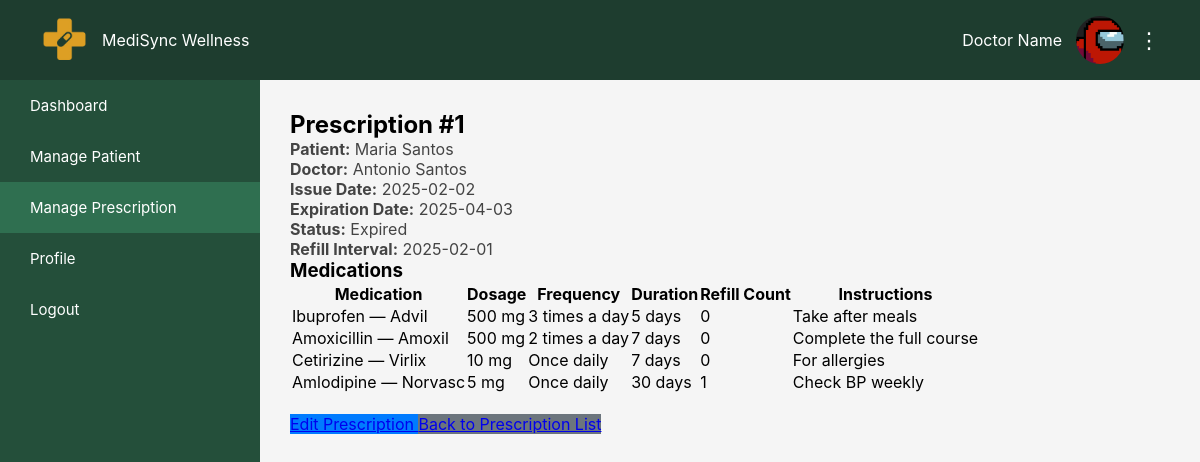
/backend/doctor/view_patient_prescription.php?id=1, run on the app's committed database.
### tables this page shows
CREATE TABLE `prescription` (
  `prescriptionID` int(11) NOT NULL,
  `medicationID` int(11) NOT NULL,
  `patientID` int(11) NOT NULL,
  `issueDate` date NOT NULL,
  `expirationDate` date NOT NULL,
  `refillInterval` date NOT NULL,
  `status` text NOT NULL,
  `doctorID` int(11) NOT NULL
);

CREATE TABLE `patient` (
  `patientID` int(11) NOT NULL,
  `firstName` text NOT NULL,
  `lastName` text NOT NULL,
  `birthDate` date NOT NULL,
  `gender` text NOT NULL,
  `contactNumber` int(11) NOT NULL,
  `address` text NOT NULL,
  `email` text NOT NULL,
  `doctorID` int(11) NOT NULL,
  `healthCondition` text DEFAULT NULL,
  `allergies` text DEFAULT NULL,
  `currentMedication` text DEFAULT NULL,
  `knownDiseases` text DEFAULT NULL
);

CREATE TABLE `doctor` (
  `doctorID` int(11) NOT NULL,
  `firstName` text NOT NULL,
  `lastName` text NOT NULL,
  `specialization` text NOT NULL,
  `licenseNumber` int(11) NOT NULL,
  `email` text NOT NULL,
  `clinicAddress` text NOT NULL,
  `status` enum('active','pending') NOT NULL DEFAULT 'pending'
);

CREATE TABLE `prescriptionitem` (
  `doctorID` int(11) NOT NULL,
  `prescriptionItemID` int(11) NOT NULL,
  `prescriptionID` int(11) NOT NULL,
  `medicationID` int(11) UNSIGNED NOT NULL,
  `dosage` text NOT NULL,
  `frequency` text NOT NULL,
  `duration` text NOT NULL,
  `prescribed_amount` int(11) NOT NULL,
  `refill_count` int(11) NOT NULL,
  `instructions` text NOT NULL
);

CREATE TABLE `medication` (
  `medicationID` int(11) UNSIGNED NOT NULL,
  `genericName` text NOT NULL,
  `brandName` text NOT NULL,
  `form` text NOT NULL,
  `strength` int(11) NOT NULL,
  `manufacturer` text NOT NULL,
  `stock` int(11) DEFAULT NULL
);

### backend/doctor/view_patient_prescription.php (the view, shortened to what this page needs)
<?php
include('../includes/db_connect.php');
$activePage = 'prescriptions';
$prescriptionID = intval($_GET['id'] ?? 0);
$sql = "
    SELECT p.*,
           pat.firstName AS patientFirst, pat.lastName AS patientLast,
           d.firstName AS doctorFirst, d.lastName AS doctorLast
    FROM prescription p
    LEFT JOIN patient pat ON pat.patientID = p.patientID
    LEFT JOIN doctor d ON d.doctorID = p.doctorID
    WHERE p.prescriptionID = ?
";
$stmt = $conn->prepare($sql);
$stmt->bind_param("i", $prescriptionID);
$stmt->execute();
$pres = $stmt->get_result()->fetch_assoc();
$itemSQL = "
    SELECT pi.*, m.genericName, m.brandName
    FROM prescriptionitem pi
    LEFT JOIN medication m ON m.medicationID = pi.medicationID
    WHERE pi.prescriptionID = ?
";
$items = $conn->prepare($itemSQL);
$items->bind_param("i", $prescriptionID);
$items->execute();
$medList = $items->get_result();
?>
    <div class="card">
        <h2>Prescription #<?= htmlspecialchars($prescriptionID) ?></h2>
        <p><strong>Patient:</strong>
            <?= htmlspecialchars($pres['patientFirst'] . " " . $pres['patientLast']) ?>
        </p>
        <p><strong>Doctor:</strong>
            <?= htmlspecialchars($pres['doctorFirst'] . " " . $pres['doctorLast']) ?>
        </p>
        <p><strong>Issue Date:</strong> <?= htmlspecialchars($pres['issueDate']) ?></p>
        <p><strong>Expiration Date:</strong> <?= htmlspecialchars($pres['expirationDate']) ?></p>
        <p><strong>Status:</strong> <?= htmlspecialchars($pres['status']) ?></p>
        <p><strong>Refill Interval:</strong>
            <?= htmlspecialchars($pres['refillInterval']) ?>
        </p>
    </div>
    <div class="card">
        <h3>Medications</h3>
        <table>
            <thead>
            <tr>
                <th>Medication</th>
                <th>Dosage</th>
                <th>Frequency</th>
                <th>Duration</th>
                <th>Refill Count</th>
                <th>Instructions</th>
            </tr>
            </thead>
            <tbody>
            <?php while ($m = $medList->fetch_assoc()): ?>
                <tr>
                    <td>
                        <?= htmlspecialchars($m['genericName']) ?> —
                        <?= htmlspecialchars($m['brandName']) ?>
                    </td>
                    <td><?= htmlspecialchars($m['dosage']) ?></td>
                    <td><?= htmlspecialchars($m['frequency']) ?></td>
                    <td><?= htmlspecialchars($m['duration']) ?></td>
                    <td><?= intval($m['refill_count']) ?></td>
                    <td><?= nl2br(htmlspecialchars($m['instructions'])) ?></td>
                </tr>
            <?php endwhile; ?>
            </tbody>
        </table>
        <br>
        <a href="edit_prescription.php?id=<?= $prescriptionID ?>" class="btn" style="background:#007bff;">
            Edit Prescription
        </a>
        <a href="view_prescription.php" class="btn" style="background:#6c757d;">
            Back to Prescription List
        </a>
    </div>
<?php
$content = ob_get_clean();
include('doctor_standard.php');
?>

### backend/doctor/doctor_standard.php (shortened to what this page needs)
<?php
$doctor_name = $_SESSION['doctor_name'] ?? "Doctor Name";
$activePage = $activePage ?? 'dashboard';
?>
<!DOCTYPE html>
<html lang="en">
<head>
    <link rel="stylesheet" href="../assets/css/layout_standard.css" />
</head>
<body>
<header class="top-navbar">
    <div class="logo">
        <img src="../assets/images/orange_logo.png" alt="Logo" />
        <span>MediSync Wellness</span>
    </div>
    <div class="profile">
        <span><?php echo htmlspecialchars($doctor_name); ?></span>
        <img src="../assets/images/user.png" class="avatar" alt="Profile">
        <div class="menu-icon">⋮</div>
    </div>
</header>
<aside class="sidebar">
    <ul>
        <li class="<?= ($activePage == 'dashboard') ? 'active' : ''; ?>">
            <a href="dashboard.php">Dashboard</a>
        </li>
        <li class="<?= ($activePage == 'patients') ? 'active' : ''; ?>">
            <a href="patients.php">Manage Patient</a>
        </li>
        <li class="<?= ($activePage == 'prescriptions') ? 'active' : ''; ?>">
            <a href="view_prescription.php">Manage Prescription</a>
        </li>
        <li class="<?= ($activePage == 'profile') ? 'active' : ''; ?>">
            <a href="profile.php">Profile</a>
        </li>
        <li>
            <a href="../logout.php">Logout</a>
        </li>
    </ul>
</aside>
<main class="content">
    <?= isset($content) ? $content : "<h1>Welcome</h1><p>Select an option from the sidebar.</p>"; ?>
</main>
</body>
</html>

### frontend/css/layout_standard.css (style rules this page uses)
* { margin: 0; padding: 0; box-sizing: border-box; font-family: "Inter", sans-serif; }
body { display: flex; background: #f5f5f5; }
.top-navbar { width: 100%; height: 80px; background: #1e3d2f; color: white; display: flex; justify-content: space-between; align-items: center; padding: 0 40px; position: fixed; top: 0; left: 0; z-index: 100; }
.top-navbar .logo { display: flex; align-items: center; gap: 12px; }
.top-navbar .logo img { width: 50px; height: auto; }
.profile { display: flex; align-items: center; gap: 14px; }
.profile .avatar { width: 48px; height: 48px; border-radius: 50%; object-fit: cover; }
.menu-icon { font-size: 22px; cursor: pointer; }
.sidebar { width: 260px; height: 100vh; background: #244f3a; position: fixed; top: 80px; left: 0; }
.sidebar ul { list-style: none; }
.sidebar li { padding: 16px 30px; transition: background 0.25s ease; }
.sidebar li a { color: white; text-decoration: none; font-size: 15px; display: block; }
.sidebar li.active, .sidebar li:hover { background: #2f6f50; }
.content { margin-left: 260px; margin-top: 80px; padding: 30px; width: calc(100% - 260px); min-height: 100vh; }
.content p { font-size: 16px; color: #444; }

### data on the page
prescription: patientID.lastName "Maria Santos", doctorID.lastName "Antonio Santos", issueDate "2025-02-02", expirationDate "2025-04-03", status "Expired", refillInterval "2025-02-01"
prescriptionitem: medicationID.genericName "Ibuprofen", medicationID.brandName "Advil", dosage "500 mg", frequency "3 times a day", duration "5 days", refill_count "0", instructions "Take after meals"
prescriptionitem: medicationID.genericName "Amoxicillin", medicationID.brandName "Amoxil", dosage "500 mg", frequency "2 times a day", duration "7 days", refill_count "0", instructions "Complete the full course"
prescriptionitem: medicationID.genericName "Cetirizine", medicationID.brandName "Virlix", dosage "10 mg", frequency "Once daily", duration "7 days", refill_count "0", instructions "For allergies"
prescriptionitem: medicationID.genericName "Amlodipine", medicationID.brandName "Norvasc", dosage "5 mg", frequency "Once daily", duration "30 days", refill_count "1", instructions "Check BP weekly"

### other printed values
$doctor_name "Doctor Name"
$prescriptionID "1"
